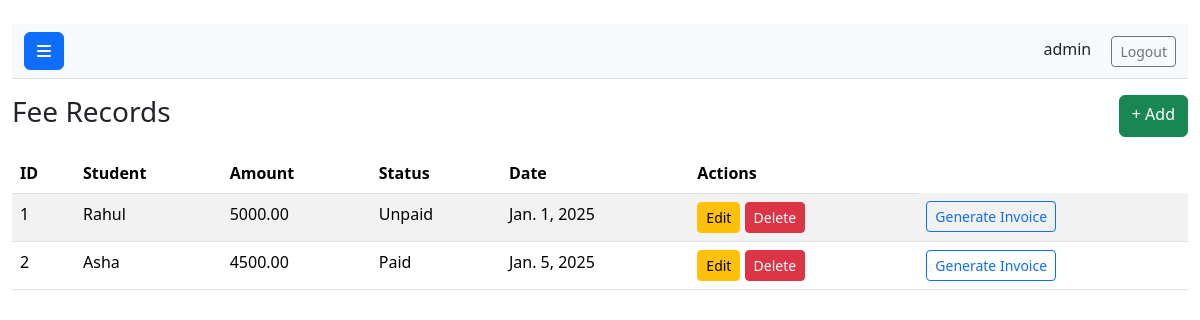
The app's page /fees/ (signed in) with its own data.
### core/models.py (models this page shows, shortened)
class User(AbstractUser):
    role = models.ForeignKey(Role, null=True, blank=True, on_delete=models.SET_NULL)
    groups = models.ManyToManyField(
        'auth.Group',
        verbose_name='groups',
        blank=True,
        help_text='The groups this user belongs to. A user will get all permissions granted to each of their groups.',
        related_name='core_user_set',
        related_query_name='user',
    )
    user_permissions = models.ManyToManyField(
        'auth.Permission',
        verbose_name='user permissions',
        blank=True,
        help_text='Specific permissions for this user.',
        related_name='core_user_set',
        related_query_name='user',
    )

class FeeRecord(models.Model):
    STATUS_CHOICES = [
        ('Unpaid', 'Unpaid'),
        ('Paid', 'Paid'),
        ('Pending', 'Pending'),
    ]
    student = models.ForeignKey(Student, on_delete=models.CASCADE)
    amount = models.DecimalField(max_digits=10, decimal_places=2)
    status = models.CharField(max_length=20, choices=STATUS_CHOICES)
    date = models.DateField()
    invoice_no = models.CharField(max_length=20, unique=True)

class Student(models.Model):
    user = models.ForeignKey(User, on_delete=models.CASCADE, null=True, blank=True)
    name = models.CharField(max_length=100)
    email = models.EmailField(unique=True)
    dob = models.DateField(null=True, blank=True)
    grade = models.CharField(max_length=50, blank=True)
    school = models.ForeignKey(School, on_delete=models.CASCADE)

### core/views.py (the view)
# urls.py: path('fees/', views.fees_list, name='fees_list'),
@login_required
@role_required('Admin')
def fees_list(request):
    fees = FeeRecord.objects.all()
    return render(request,'fees/list.html',{'fees':fees})

### core/views.py (called while the page is built)
def role_required(*role_names):
    def decorator(view_func):
        @wraps(view_func)
        def _wrapped_view(request, *args, **kwargs):
            if request.user.is_superuser:
                return view_func(request, *args, **kwargs)
            if hasattr(request.user, 'role') and request.user.role.name in role_names:
                return view_func(request, *args, **kwargs)
            return redirect('select_dashboard')
        return _wrapped_view
    return decorator

### templates/fees/list.html (shortened to what this page needs)
{% extends 'base.html' %}
{% block content %}
  <div class="d-flex {% if user.is_authenticated %}toggled{% endif %}" id="wrapper">
      <div id="page-content-wrapper"
        style="{% if user.is_authenticated %}
          width:100%;
        {% else %}
          width:100%; margin-left:0;
        {% endif %}">
        <nav class="navbar navbar-expand-lg navbar-light bg-light border-bottom">
          <div class="container-fluid">
              <button class="btn btn-primary" id="sidebarToggle"><i class="fa fa-bars"></i></button>
            <div class="ms-auto">
              {% if user.is_authenticated %}
                <span class="me-3">{{ user.username }}</span>
                <a href="/logout/" class="btn btn-outline-secondary btn-sm">Logout</a>
              {% else %}
                <a href="/login/" class="btn btn-outline-primary btn-sm">Login</a>
              {% endif %}
            </div>
          </div>
        </nav>
<div class="d-flex justify-content-between mb-3 pt-3"><h3>Fee Records</h3><a href="/fees/add/" class="btn btn-success">+ Add</a></div>
<table class="table table-striped">
<thead><tr><th>ID</th><th>Student</th><th>Amount</th><th>Status</th><th>Date</th><th>Actions</th></tr></thead>
<tbody>
{% for f in fees %}
<tr>
<td>{{ f.id }}</td>
<td>{{ f.student.name }}</td>
<td>{{ f.amount }}</td>
<td>{{ f.status }}</td>
<td>{{ f.date }}</td>
<td>
<a href="/fees/edit/{{ f.id }}/" class="btn btn-sm btn-warning">Edit</a>
<button class="btn btn-sm btn-danger" onclick="confirmDelete('{{ f.id }}')">Delete</button>
</td>
<td>
    {% if f.student and f.student.id %}
        <a href="{% url 'generate_invoice' f.student.id %}"
           class="btn btn-sm btn-outline-primary">
            Generate Invoice
        </a>
    {% else %}
        <span class="badge bg-danger">Invalid Student</span>
    {% endif %}
</td>
</tr>
{% endfor %}
</tbody>
</table>
{% endblock %}

### templates/base.html (style rules this page uses)
#wrapper.toggled #page-content-wrapper { margin-left: 0; width: 100%; }

### records on screen
User: username "admin"
FeeRecord: id "1", student.name "Rahul", amount "5000.00", status "Unpaid", date "Jan. 1, 2025", shows "Generate Invoice"
FeeRecord: id "2", student.name "Asha", amount "4500.00", status "Paid", date "Jan. 5, 2025", shows "Generate Invoice"
